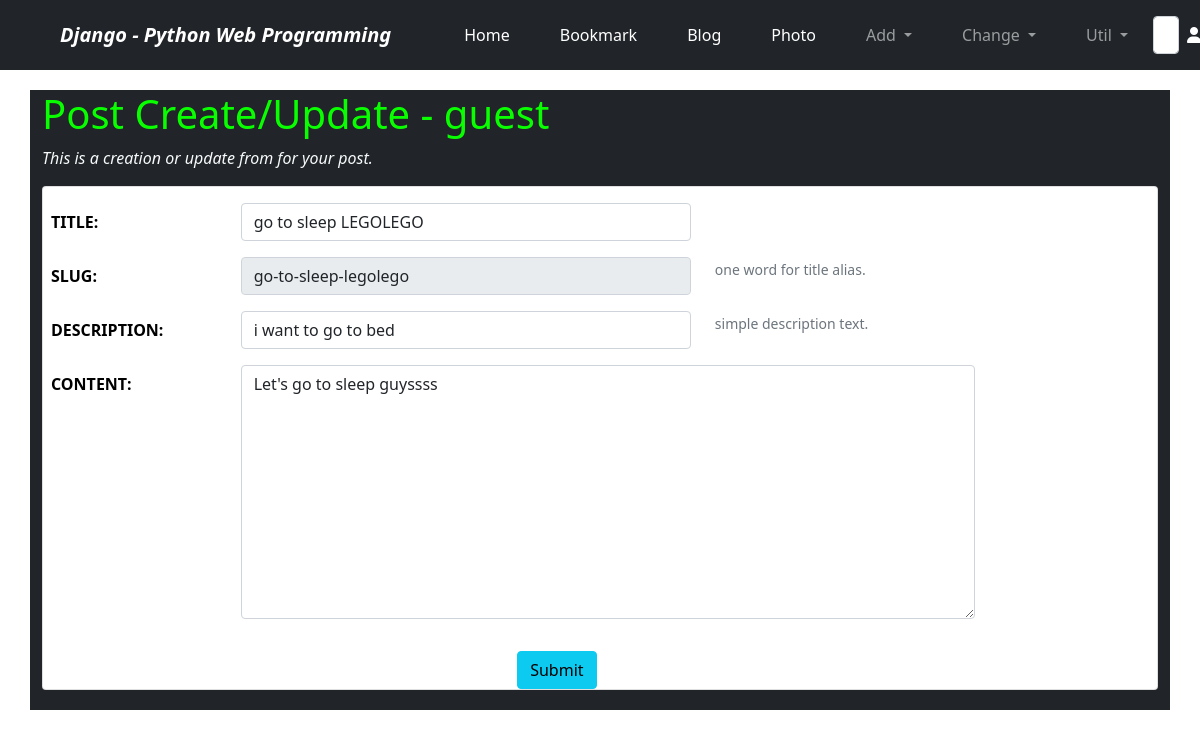
The page /blog/2/update/ (signed in) on the database its author committed.
### blog/models.py (models this page shows, shortened)
class Post(models.Model):
    title = models.CharField('TITLE', max_length=50)
    slug = models.SlugField('SLUG', unique=True, allow_unicode=True, help_text='one word for title alias.')
    description = models.CharField('DESCRIPTION', max_length=100, blank=True, help_text='simple description text.')
    content = models.TextField('CONTENT')
    create_dt = models.DateTimeField('CREATE DATE', auto_now_add=True)
    modify_dt = models.DateTimeField('MODIFY DATE', auto_now=True)
    owner = models.ForeignKey(User, on_delete=models.CASCADE, null=True, blank=True, verbose_name='OWNER')
    tags = TaggableManager(blank=True)
    class Meta:
        verbose_name = 'post'
        verbose_name_plural = 'posts'
        db_table = 'blog_posts'
        ordering = ('-modify_dt',)

### blog/views.py (the view)
# urls.py: path('<int:pk>/update/', PostUpdateView.as_view(), name='update'),
class PostUpdateView(OwnerOnlyMixin, UpdateView):
    model = Post
    fields = ['title', 'slug', 'description', 'content', 'tags']
    success_url = reverse_lazy('blog:post_list')

### mysite/views.py (called while the page is built)
    def dispatch(self, request, *args, **kwargs):
        obj = self.get_object()
        if request.user != obj.owner:
            return self.handle_no_permission()
        return super().dispatch(request, *args, **kwargs)

### blog/templates/blog/post_form.html (shortened to what this page needs)
{% extends 'base.html' %}
{% load widget_tweaks %}
{% block content %}
<h1 style="color:#09ff00">Post Create/Update - {{user}}</h1>
<p class="fst-italic">This is a creation or update from for your post.</p>
<form action="." method="post" class="card pt-3" style="color:black">{% csrf_token %}
    <div class="form-group row">
        {{ form.title|add_label_class:"col-form-label col-sm-2 ms-2 fw-bold"}}
        <div class="col-sm-5">
            {{ form.title|add_class:"form-control"|attr:'autofocus' }}
        </div>
    </div>
    <div class="form-group row mt-3">
        {{ form.slug|add_label_class:"col-form-label col-sm-2 ms-2 fw-bold"}}
        <div class="col-sm-5">
            {{ form.slug|add_class:"form-control"|attr:"readonly"}}
        </div>
        <div class="col">
            <small class="form-text text-muted">{{ form.slug.help_text }}</small>
        </div>
    </div>
    <div class="form-group row mt-3">
        {{ form.description|add_label_class:"col-form-label col-sm-2 ms-2 fw-bold"}}
        <div class="col-sm-5">
            {{ form.description|add_class:"form-control" }}
        </div>
        <div class="col">
            <small class="form-text text-muted">{{ form.description.help_text }}</small>
        </div>
    </div>
    <div class="form-group row mt-3">
        {{ form.content|add_label_class:"col-form-label col-sm-2 ms-2 fw-bold" }}
        <div class="col-sm-8">
            {{ form.content|add_class:"form-control" }}
        </div>
    </div>
    <div class="form-group row mt-3">
        <div class="col-sm-1 offset-sm-5">
            <input type="submit" value="Submit" class="btn btn-info"/>
        </div>
    </div>
</form>
{% endblock %}

### rows shown on the page
Post: title|add_label_class "TITLE:", title "go to sleep LEGOLEGO", slug|add_label_class "SLUG:", slug "go-to-sleep-legolego", description|add_label_class "DESCRIPTION:", description "i want to go to bed", content|add_label_class "CONTENT:", content "Let's go to sleep guyssss"

### other values the page prints
{{ user }} "guest"
